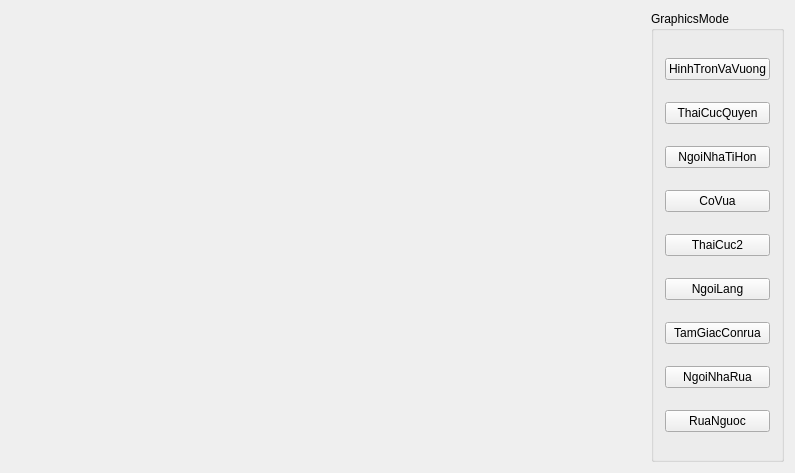
<?xml version="1.0" encoding="UTF-8"?>
<ui version="4.0">
 <class>MainWindow</class>
 <widget class="QMainWindow" name="MainWindow">
  <property name="geometry">
   <rect>
    <x>0</x>
    <y>0</y>
    <width>795</width>
    <height>473</height>
   </rect>
  </property>
  <property name="windowTitle">
   <string>MainWindow</string>
  </property>
  <widget class="QWidget" name="centralWidget">
   <layout class="QHBoxLayout" name="horizontalLayout">
    <item>
     <widget class="graphics" name="GraphicsPresenter" native="true">
      <property name="sizePolicy">
       <sizepolicy hsizetype="Expanding" vsizetype="Preferred">
        <horstretch>0</horstretch>
        <verstretch>0</verstretch>
       </sizepolicy>
      </property>
     </widget>
    </item>
    <item>
     <widget class="QGroupBox" name="GraphicsControl">
      <property name="title">
       <string>GraphicsMode</string>
      </property>
      <layout class="QVBoxLayout" name="verticalLayout">
       <item>
        <widget class="QPushButton" name="BtnDrawSimple">
         <property name="text">
          <string>HinhTronVaVuong</string>
         </property>
        </widget>
       </item>
       <item>
        <widget class="QPushButton" name="pushButton_3">
         <property name="text">
          <string>ThaiCucQuyen</string>
         </property>
        </widget>
       </item>
       <item>
        <widget class="QPushButton" name="NgoiNha1">
         <property name="text">
          <string>NgoiNhaTiHon</string>
         </property>
        </widget>
       </item>
       <item>
        <widget class="QPushButton" name="pushButton_2">
         <property name="text">
          <string>CoVua</string>
         </property>
        </widget>
       </item>
       <item>
        <widget class="QPushButton" name="ThaiCuc2">
         <property name="text">
          <string>ThaiCuc2</string>
         </property>
        </widget>
       </item>
       <item>
        <widget class="QPushButton" name="pushButton">
         <property name="text">
          <string>NgoiLang</string>
         </property>
        </widget>
       </item>
       <item>
        <widget class="QPushButton" name="TamGiac">
         <property name="text">
          <string>TamGiacConrua</string>
         </property>
        </widget>
       </item>
       <item>
        <widget class="QPushButton" name="NgoiNhaRua">
         <property name="text">
          <string>NgoiNhaRua</string>
         </property>
        </widget>
       </item>
       <item>
        <widget class="QPushButton" name="RuaNguoc">
         <property name="text">
          <string>RuaNguoc</string>
         </property>
        </widget>
       </item>
      </layout>
     </widget>
    </item>
   </layout>
  </widget>
 </widget>
 <layoutdefault spacing="6" margin="11"/>
 <customwidgets>
  <customwidget>
   <class>graphics</class>
   <extends>QWidget</extends>
   <header>graphics.h</header>
   <container>1</container>
   <slots>
    <slot>slot1()</slot>
   </slots>
  </customwidget>
 </customwidgets>
 <resources/>
 <connections>
  <connection>
   <sender>NgoiNha1</sender>
   <signal>clicked()</signal>
   <receiver>GraphicsPresenter</receiver>
   <slot>slot1()</slot>
   <hints>
    <hint type="sourcelabel">
     <x>677</x>
     <y>154</y>
    </hint>
    <hint type="destinationlabel">
     <x>526</x>
     <y>77</y>
    </hint>
   </hints>
  </connection>
 </connections>
</ui>
